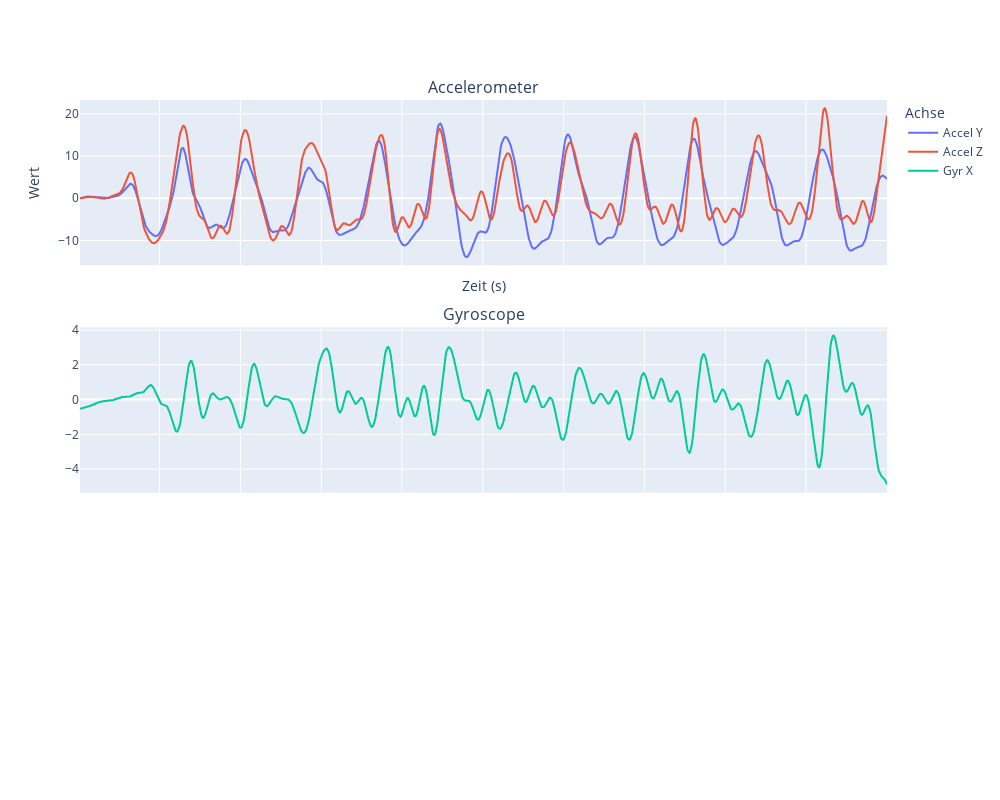

The notebook cell saved with this chart:
### Markdown cell above
Frequenz gefiltert

### Code cell
plot_df(filtered_df_j)

### Figure 1 — Plotly figure (JSON) as saved in the notebook; plotly's stock layout.template omitted (floating-point values rounded to 4 significant figures; data arrays with more than 128 entries replaced by an {"elided": "..."} marker saying what was removed)
{"data": [{"name": "Accel Y", "type": "scatter", "x": {"elided": "998 float values"}, "y": {"elided": "998 float values"}}, {"name": "Accel Z", "type": "scatter", "x": {"elided": "998 float values"}, "y": {"elided": "998 float values"}}, {"marker": {"size": 4}, "name": "Gyr X", "type": "scatter", "x": {"elided": "998 float values"}, "xaxis": "x2", "y": {"elided": "998 float values"}, "yaxis": "y2"}], "layout": {"annotations": [{"font": {"size": 16}, "showarrow": false, "text": "Accelerometer", "x": 0.5, "xanchor": "center", "xref": "paper", "y": 1, "yanchor": "bottom", "yref": "paper"}, {"font": {"size": 16}, "showarrow": false, "text": "Gyroscope", "x": 0.5, "xanchor": "center", "xref": "paper", "y": 0.6333, "yanchor": "bottom", "yref": "paper"}], "height": 800, "legend": {"title": {"text": "Achse"}}, "width": 1000, "xaxis": {"anchor": "y", "domain": [0, 1], "matches": "x3", "showticklabels": false, "title": {"text": "Zeit (s)"}}, "xaxis2": {"anchor": "y2", "domain": [0, 1], "matches": "x3", "showticklabels": false}, "xaxis3": {"anchor": "y3", "domain": [0, 1]}, "yaxis": {"anchor": "x", "domain": [0.7333, 1], "title": {"text": "Wert"}}, "yaxis2": {"anchor": "x2", "domain": [0.3667, 0.6333]}, "yaxis3": {"anchor": "x3", "domain": [0, 0.2667]}}}
